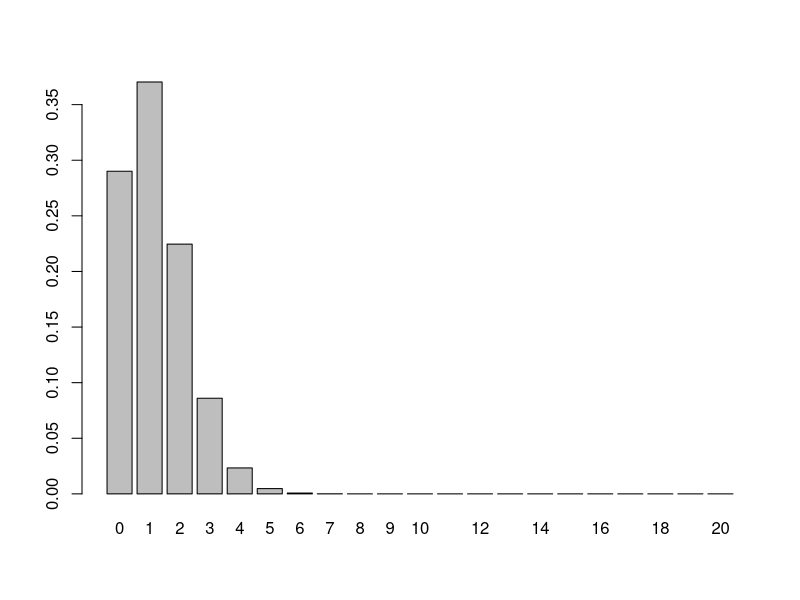
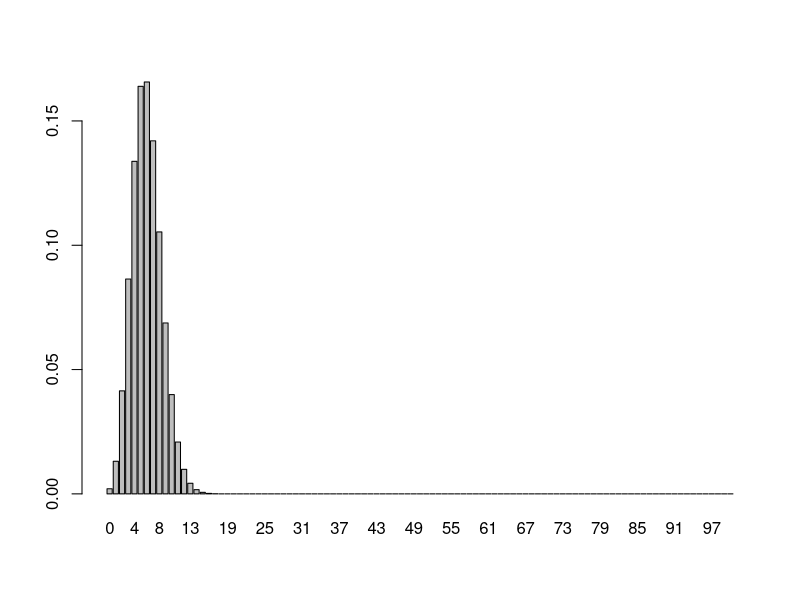
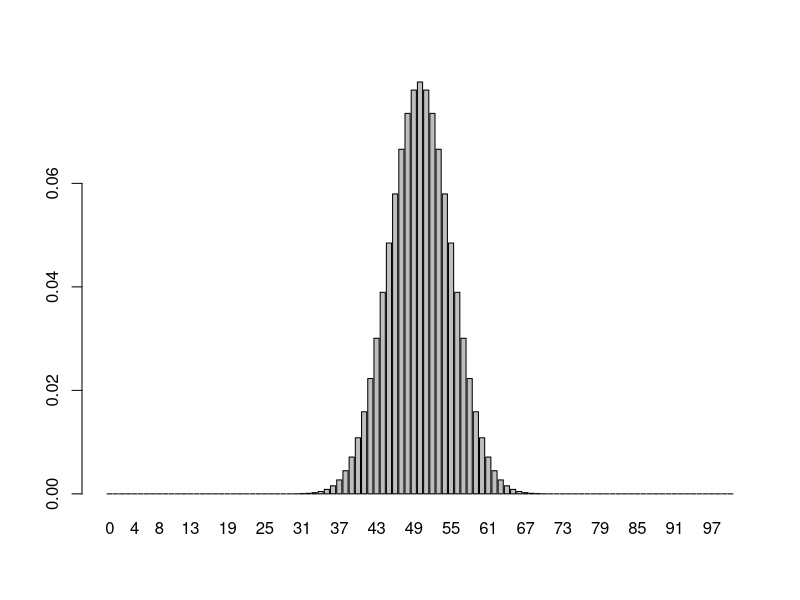
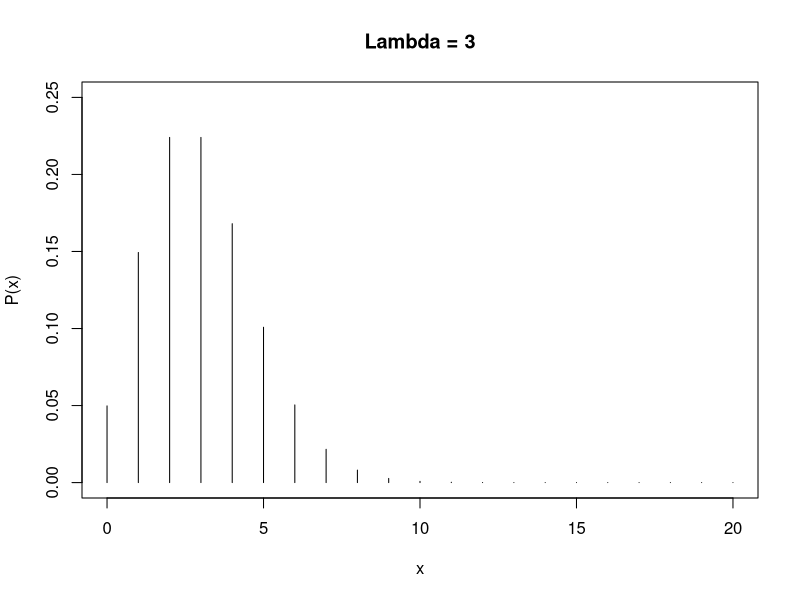
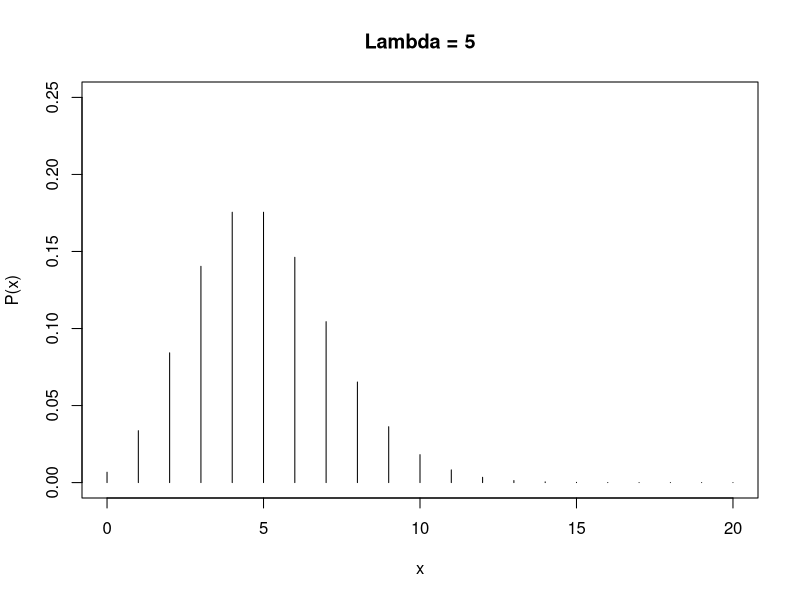
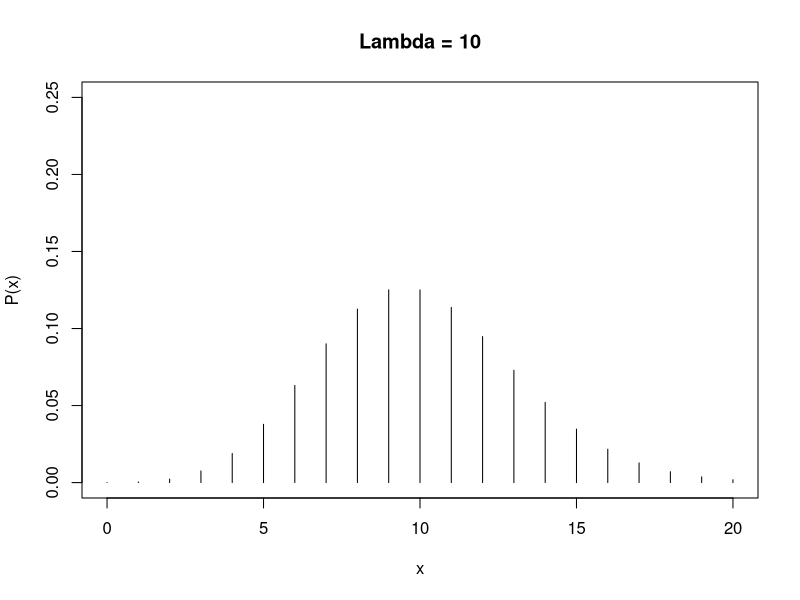

Write R code to recreate these figures, in order.
## ---- chunk 1
# n = 5
dbinom(5, 20, 0.06)

# n = 100
dbinom(5, 100, 0.06)

## ---- chunk 2

1 - pbinom(9, 20, 0.06)

## ---- chunk 3
# define function
bin_graph = function(n, p) {
  
  x = dbinom(0:n, size = n, prob = p)
  barplot(x, names.arg = 0:n)
  
}

# call function
bin_graph(n = 20, p = 0.06)
bin_graph(n = 100, p = 0.06)
bin_graph(n = 100, p = 0.5)

## ---- chunk 4

dpois(4, 10)

## ---- chunk 5

ppois(8, 10)

## ---- chunk 6
# define domain
x = 0:20

# lambda = 3
plot(x, dpois(x, 3), type = "h", ylim = c(0,0.25),
     xlab = "x", ylab = "P(x)", main = "Lambda = 3")

# lambda = 5
plot(x, dpois(x, 5), type = "h", ylim = c(0,0.25),
     xlab = "x", ylab = "P(x)", main = "Lambda = 5")

# lambda = 10
plot(x, dpois(x, 10), type = "h", ylim = c(0,0.25),
     xlab = "x", ylab = "P(x)", main = "Lambda = 10")

## ---- chunk 7
# binomial
1 - pbinom(9, 4000, 0.0001)

# Poisson 
1 - ppois(9, 0.4)

